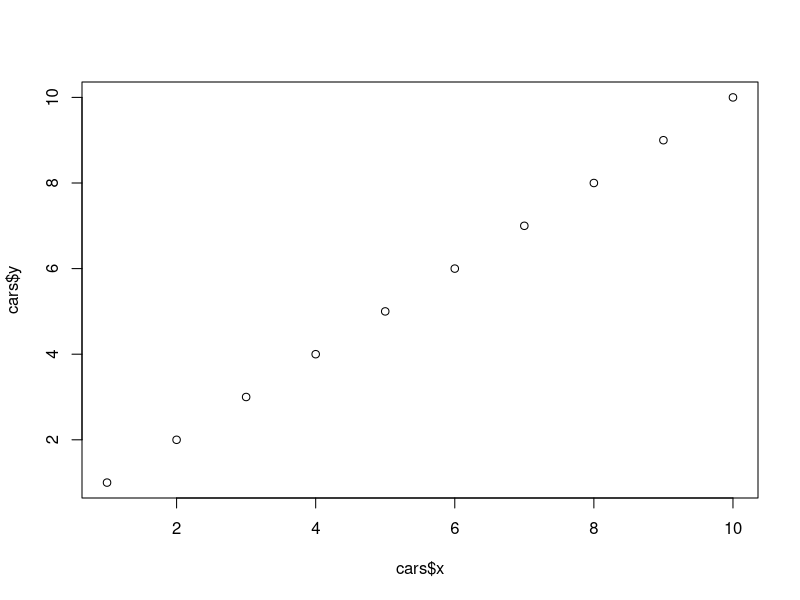

Here is the R script that generated this plot:
## ---- chunk 1
cars <- list(x = 1:10, y = 1:10)
## ---- chunk 2
plot(cars)
